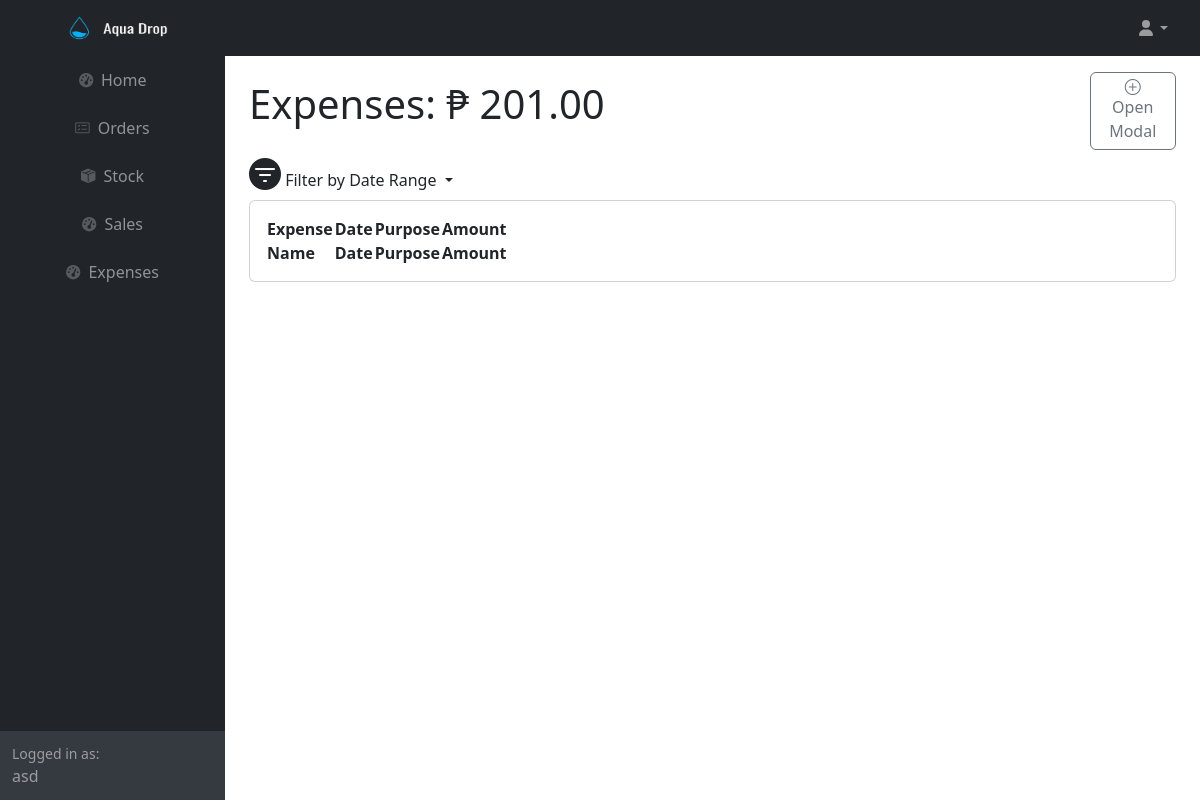
/expenses.php (signed in), run on an earlier commit of the app's database.
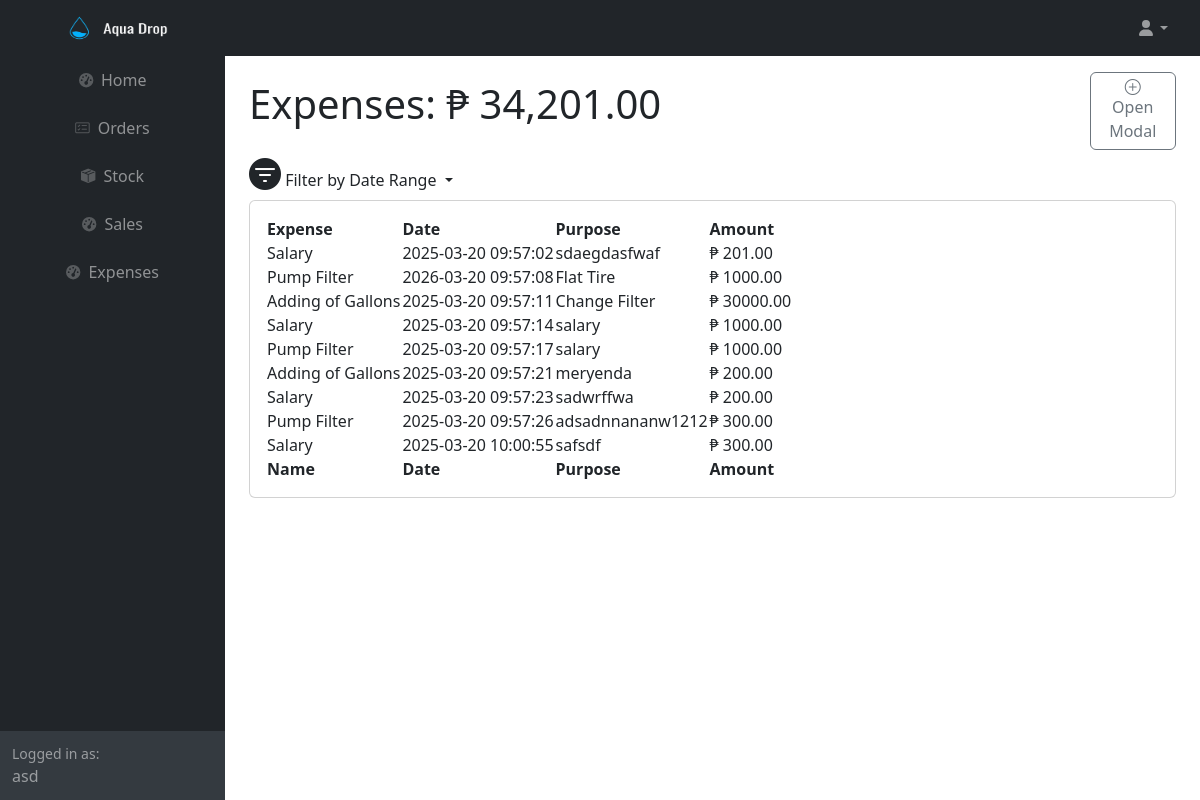
And on a later commit of the database.
### tables this page shows
CREATE TABLE IF NOT EXISTS `expenses` (
  `expense_id` int(11) NOT NULL AUTO_INCREMENT,
  `expenses_id` int(11) NOT NULL,
  `date` timestamp NOT NULL DEFAULT current_timestamp() ON UPDATE current_timestamp(),
  `purpose` varchar(255) NOT NULL,
  `amount` decimal(10,2) NOT NULL,
  PRIMARY KEY (`expense_id`)
);

CREATE TABLE IF NOT EXISTS `expense_type` (
  `expenses_id` int(11) NOT NULL AUTO_INCREMENT,
  `expense_name` varchar(255) NOT NULL,
  PRIMARY KEY (`expenses_id`)
);

### expenses.php (the view, shortened to what the changed rows need)
<?php
	require ('db.php');
    if (isset($_GET['start_date']) && isset($_GET['end_date'])) {
        $start_date = $_GET['start_date'];
        $end_date = $_GET['end_date'];
        if (validateDate($start_date) && validateDate($end_date)) {
            $start_datetime = $start_date . ' 00:00:00';
            $end_datetime = $end_date . ' 23:59:59';
            $sql = "SELECT * FROM expenses e1 JOIN expense_type e2 ON e1.expenses_id = e2.expenses_id WHERE date BETWEEN :start_date AND :end_date";
            $stmt = $conn->prepare($sql);
            $stmt->bindParam(':start_date', $start_datetime, PDO::PARAM_STR);
            $stmt->bindParam(':end_date', $end_datetime, PDO::PARAM_STR);
            $stmt->execute();
            $data = $stmt->fetchAll(PDO::FETCH_ASSOC);
            $sql_total_amount = "SELECT SUM(amount) AS total_amount FROM expenses WHERE date BETWEEN :start_date AND :end_date";
            $stmt_total_amount = $conn->prepare($sql_total_amount);
            $stmt_total_amount->bindParam(':start_date', $start_datetime, PDO::PARAM_STR);
            $stmt_total_amount->bindParam(':end_date', $end_datetime, PDO::PARAM_STR);
            $stmt_total_amount->execute();
            $total_amount = $stmt_total_amount->fetch(PDO::FETCH_ASSOC)['total_amount'];
        }
    }
    else{
        $sql = "SELECT * FROM expenses e1 JOIN expense_type e2 ON e1.expenses_id = e2.expenses_id ";
        $stmt = $conn->prepare($sql);
        $stmt->execute();
        $data = $stmt->fetchAll(PDO::FETCH_ASSOC);
        $sql_total_amount = "SELECT SUM(amount) AS total_amount FROM expenses";
        $stmt_total_amount = $conn->prepare($sql_total_amount);
        $stmt_total_amount->execute();
        $total_amount = $stmt_total_amount->fetch(PDO::FETCH_ASSOC)['total_amount'];
    }
?>
<html lang="en">
    <head>
        <link rel="stylesheet" href="https://cdn.jsdelivr.net/npm/bootstrap-icons/font/bootstrap-icons.css">
        <link href="https://cdn.jsdelivr.net/npm/simple-datatables@7.1.2/dist/style.min.css" rel="stylesheet" />
        <link href="css/styles.css" rel="stylesheet" />
    </head>
    <body class="sb-nav-fixed">
        <div id="layoutSidenav">
            <div id="layoutSidenav_content">
                <main>
                    <div class="container-fluid px-4">
                        <div class="row">
                            <div class="col-10">
                                <h1 class="mt-4">Expenses: ₱ <?php echo number_format($total_amount, 2); ?></h1>
                            </div>
                        </div>
                        <div class="card mb-4">
                            <div class="card-body">
                                <table id="datatablesSimple">
                                    <thead>
                                        <tr>
                                            <th>Expense</th>
                                            <th>Date</th>
                                            <th>Purpose</th>
                                            <th>Amount</th>
                                        </tr>
                                    </thead>
                                    <tfoot>
                                        <tr>
                                            <th>Name</th>
                                            <th>Date</th>
                                            <th>Purpose</th>
                                            <th>Amount</th>
                                        </tr>
                                    </tfoot>
                                    <tbody>
                                        <?php foreach($data as $row): ?>
                                        <tr>
                                            <td><?php echo $row['expense_name']?></td>
                                            <td><?php echo $row['date']?></td>
                                            <td><?php echo $row['purpose']?></td>
                                            <td>₱ <?php echo $row['amount']?></td>
                                        </tr>
                                        <?php endforeach;?>
                                    </tbody>
                                </table>
                            </div>
                        </div>
                    </div>
                </main>
            </div>
        </div>
    </body>
</html>

What changed in the data, as far as the page shows it:
now on this page (row edited): expenses: expenses.expense_name "Salary", date "2025-03-20 09:57:02", purpose "sdaegdasfwaf", amount "201.00"
added expenses: expenses.expense_name "Pump Filter", date "2026-03-20 09:57:08", purpose "Flat Tire", amount "1000.00"
added expenses: expenses.expense_name "Adding of Gallons", date "2025-03-20 09:57:11", purpose "Change Filter", amount "30000.00"
added expenses: expenses.expense_name "Salary", date "2025-03-20 09:57:14", purpose "salary", amount "1000.00"
added expenses: expenses.expense_name "Pump Filter", date "2025-03-20 09:57:17", purpose "salary", amount "1000.00"
added expenses: expenses.expense_name "Adding of Gallons", date "2025-03-20 09:57:21", purpose "meryenda", amount "200.00"
added expenses: expenses.expense_name "Salary", date "2025-03-20 09:57:23", purpose "sadwrffwa", amount "200.00"
added expenses: expenses.expense_name "Pump Filter", date "2025-03-20 09:57:26", purpose "adsadnnananw1212", amount "300.00"
added expenses: expenses.expense_name "Salary", date "2025-03-20 10:00:55", purpose "safsdf", amount "300.00"
Also different on the page:
$total_amount: "201.00" → "34,201.00"
